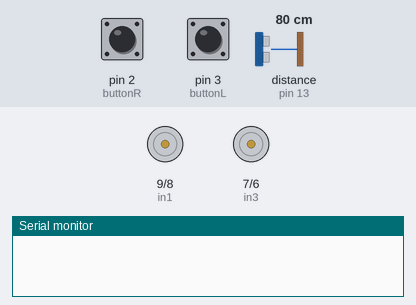
The sketch below on a simulated Arduino Uno, built with avr-gcc and run on an emulated ATmega328P. Parts: motor-driver pin pairs drawn as motors (green arrow = first pin HIGH = forward, orange = second pin HIGH = backward, longer = more drive, scaled by the enable pin), the last lines printed to the serial monitor. The test bench sets the inputs (shaded band); at power-on: pin 2 (buttonR) LOW, pin 3 (buttonL) LOW, distance to the obstacle (sensor on pin 13) 80 cm. The echo pulse lasts 58.3 µs per cm.

Above: at 1.2 s.
1.3 s: pin 2 (buttonR) pulled HIGH for 0.15 s
At 2.1 s:
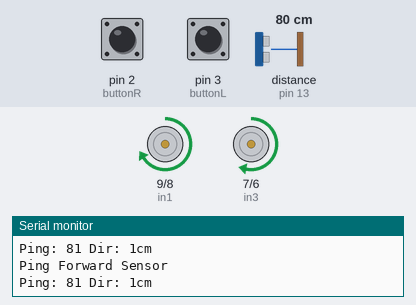
4.4 s: pin 3 (buttonL) pulled HIGH for 1 s
At 6.9 s:
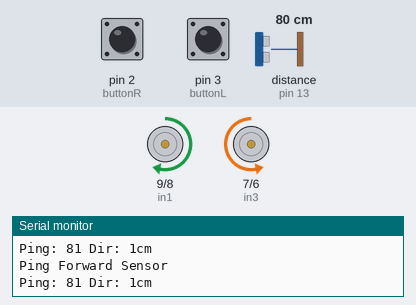
8.4 s: pin 3 (buttonL) pulled HIGH for 3.2 s
14.3 s: pin 3 (buttonL) pulled HIGH for 0.15 s
At 14.7 s:
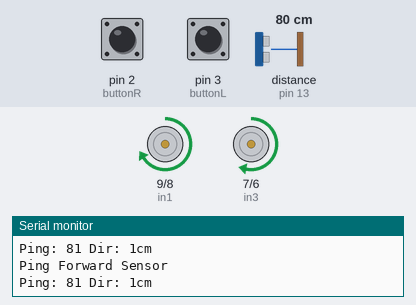
Timing chart, 0 to 18.4 s (numbered marks = the images above; inputs shaded):
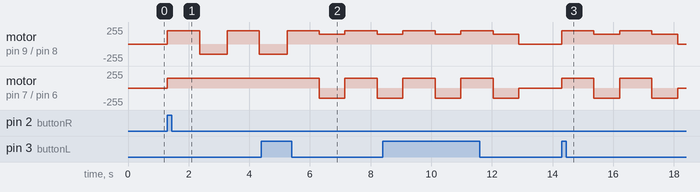

The sketch:

LeftRight.ino
```cpp
#include <NewPing.h>

// configure ultrasonic rangefinger pins...
#define TRIGGER_PIN  12  // Arduino pin tied to trigger pin on the ultrasonic sensor.
#define ECHO_PIN_REV 11  // Arduino pin tied to echo pin on the ultrasonic sensor.
#define ECHO_PIN_FWD 13  // Arduino pin tied to echo pin on the ultrasonic sensor.
#define MAX_DISTANCE 200 // Maximum distance we want to ping for (in centimeters). Maximum sensor distance is rated at 400-500cm.

// configure motor controller pins...
// right motors:
int enR = 10;
int in1 = 9;
int in2 = 8;
// left motors:
int enL = 5;
int in3 = 7;
int in4 = 6;

// constants won't change. They're used here to set pin numbers:
const int buttonR = 2;    // the number of the right switches pin
const int buttonL = 3;     // the number of the left  switches pin

const int adjustLeftMotorsFwd = 49;  // left motors are weaker than right
const int adjustLeftMotorsRev = 5;   // not so much adj needed in reverse

// variables will change:
int buttonRState = 0;       // variable for reading the pushbutton status
int buttonLState = 0;       // variable for reading the pushbutton status

// NewPing setup of pins and maximum distance.
NewPing sonarFwd(TRIGGER_PIN, ECHO_PIN_FWD, MAX_DISTANCE);

// NewPing setup of pins and maximum distance.
NewPing sonarRev(TRIGGER_PIN, ECHO_PIN_REV, MAX_DISTANCE);


unsigned int pingDelay(int duration, int pingdir)
{
  int p = 0;

  for (int i = 1; i < duration / 75; i++) {
    if (pingdir == 1) {
      p = sonarFwd.ping_cm();
      Serial.println("Ping Forward Sensor");
    }
    else {
      p = sonarRev.ping_cm();
      Serial.println("Ping Reverse Sensor");
    }
    Serial.print("Ping: ");
    Serial.print(p);          // Send ping, get distance in cm and print result (0 = outside set distance range)
    Serial.print(" Dir: ");
    Serial.print(pingdir);    // Send ping, get distance in cm and print result (0 = outside set distance range)
    Serial.println("cm ");

    if (p > 0 and p < 50) {
        // turn off motors!
        digitalWrite(in1, LOW);
        digitalWrite(in2, LOW);
        digitalWrite(in3, LOW);
        digitalWrite(in4, LOW);
     // Serial.println("*** STOPPED ***");
    }
    delay(50);  // Wait 50ms between pings (about 20 pings/sec). 29ms should be the shortest delay between pings.
  }
}


void varySpeed(int startSpeed, int endSpeed)
{
  // this function will run the motors across the range of possible speeds
  // note that maximum speed is determined by the motor itself and the operating voltage
  // the PWM values sent by analogWrite() are fractions of the maximum speed possible
  // by your hardware

  // *** this function assumes :
  // ***    robot is already in motion ***
  // ***    robot will be stopped by the calling funtion ***

  if (endSpeed > startSpeed) {    // accelerate to endSpeed
    for (int i = startSpeed; i < endSpeed; i++)
    {
      analogWrite(enR, i);
      analogWrite(enL, (i + adjustLeftMotorsFwd)); // fine-tune LEFT wheels with more power
      delay(20);
    }
  }

  if (endSpeed < startSpeed) {    // decelerate from maximum speed to zero
    for (int i = endSpeed; i >= startSpeed; --i)
    {
      analogWrite(enR, i);
      analogWrite(enL, (i + adjustLeftMotorsRev)); // fine-tune LEFT wheels with more power
      delay(20);
    }
  }
}

void driveForward(int duration, int speed){
  // this function will run the motors in REVERSE at a specified speed

  // turn on right motors - forward
  digitalWrite(in1, HIGH);
  digitalWrite(in2, LOW);
  // turn on left motors - forward
  digitalWrite(in3, HIGH);
  digitalWrite(in4, LOW);

  // set motors to speed in possible range 0~255
  analogWrite(enR, speed);
  analogWrite(enL, (speed + adjustLeftMotorsFwd));

  // accellerate to desired speed
  // varySpeed(75, speed);

  Serial.println("FORWARD");

  // run the motors for this duration
  //delay(duration);
  pingDelay(duration, 1);

  // decellerate to desired speed
  varySpeed(speed, 75);

  // now turn off motors
  digitalWrite(in1, LOW);
  digitalWrite(in2, LOW);
  digitalWrite(in3, LOW);
  digitalWrite(in4, LOW);
}


void driveReverse(int duration, int speed){
  // this function will run the motors in FORWARD at a specified speed

  // turn on right motors - reverse
  digitalWrite(in1, LOW);
  digitalWrite(in2, HIGH);
  // turn on left motors - reverse
  digitalWrite(in3, LOW);
  digitalWrite(in4, HIGH);

  // set motors to speed in possible range 0~255
  analogWrite(enR, speed);
  analogWrite(enL, (speed + adjustLeftMotorsRev));

  // accellerate to desired speed
  // varySpeed(75, speed);

  Serial.println("REVERSE");

  // run the motors for this duration
  // delay(duration);
  pingDelay(duration, 2);

  // decellerate to indicated speed
  // varySpeed(speed, 75);

  // now turn off motors
  digitalWrite(in1, LOW);
  digitalWrite(in2, LOW);
  digitalWrite(in3, LOW);
  digitalWrite(in4, LOW);
}


void spinRight(int duration, int speed)
{
  // this function will run the left motors in reverse at a fixed speed
  // and the right motors forward to attempt a 90 degree left turn

  // turn on right motors - reverse
  digitalWrite(in1, LOW);
  digitalWrite(in2, HIGH);

  // turn on left motors - forward
  digitalWrite(in3, HIGH);
  digitalWrite(in4, LOW);

  // set motors to speed out of possible range 0~255
  analogWrite(enR, speed);
  analogWrite(enL, speed);

  // spin this duration
  delay(duration);

  // now turn off motors
  digitalWrite(in1, LOW);
  digitalWrite(in2, LOW);
  digitalWrite(in3, LOW);
  digitalWrite(in4, LOW);
}

void spinLeft(int duration, int speed)
{
  // this function will run the left motors in reverse at a fixed speed
  // and the right motors forward to attempt a 90 degree left turn

  // turn on right motors - forward
  digitalWrite(in1, HIGH);
  digitalWrite(in2, LOW);

  // turn on left motors - reverse
  digitalWrite(in3, LOW);
  digitalWrite(in4, HIGH);

  // set motors to speed out of possible range 0~255
  analogWrite(enR, speed);
  analogWrite(enL, speed);

  // spin this duration
  delay(duration);

  // now turn off motors
  digitalWrite(in1, LOW);
  digitalWrite(in2, LOW);
  digitalWrite(in3, LOW);
  digitalWrite(in4, LOW);
}

// TESTING NEW FUNCTIONS
void turnRight(int duration)
{
  // run the right motors slower than the left motors to facilitate a left turn

  // turn on right motors  -> Forward
  digitalWrite(in1, HIGH);
  digitalWrite(in2, LOW);

  // turn on left motors -> Forward
  digitalWrite(in3, HIGH);
  digitalWrite(in4, LOW);

  // set right motors in slow speed
  analogWrite(enR, 75);

   // set left motors in high speed
  analogWrite(enL, (225));

  // turn this duration
  delay(duration);

  // stop motors - for now
  digitalWrite(in1, LOW);
  digitalWrite(in2, LOW);
  digitalWrite(in3, LOW);
  digitalWrite(in4, LOW);
}

void turnLeft(int duration)
{
  // this function will run the left motors slower than the
  // right motors forward to facilitate a left turn

  // turn on left motors  -> Forward
  digitalWrite(in1, HIGH);
  digitalWrite(in2, LOW);

  // turn on right motors -> Forward
  digitalWrite(in3, HIGH);
  digitalWrite(in4, LOW);

  // set right motors in high speed
  analogWrite(enR, 186);

  // set left motors in slow speed
  analogWrite(enL, (75));

  // turn this duration
  delay(duration);

  // stop motors - for now
  digitalWrite(in1, LOW);
  digitalWrite(in2, LOW);
  digitalWrite(in3, LOW);
  digitalWrite(in4, LOW);
}

void setup() {
  // set all the motor control pins to outputs
  pinMode(enR, OUTPUT);
  pinMode(enL, OUTPUT);
  pinMode(in1, OUTPUT);
  pinMode(in2, OUTPUT);
  pinMode(in3, OUTPUT);
  pinMode(in4, OUTPUT);

  // initialize the pushbuttons:
  pinMode(buttonR, INPUT);
  pinMode(buttonL, INPUT);


  // Open serial monitor at 115200 baud to see ping results.
  Serial.begin(115200);
}

void loop() {

  // read the state of the pushbuttons:
  buttonRState = digitalRead(buttonR);
  buttonLState = digitalRead(buttonL);

  // check if a pushbutton is pressed.
  if (buttonRState == HIGH) {
    Serial.println("RIGHT BUTTON");
    driveForward(1500,150);     // duration (in milliseconds) and speed (0 to 255)
    //turnRight(3000);          // turn 180 degrees RIGHT
    spinRight(910, 150);        // duration (in milliseconds) and speed (0 to 255)
    driveForward(1500,150);     // duration (in milliseconds) and speed (0 to 255)
    //turnRight(3000);          // turn 180 degrees RIGHT
    spinRight(910, 150);        // duration (in milliseconds) and speed (0 to 255)
  }

  if (buttonLState == HIGH) {
    Serial.println("LEFT BUTTON");
    driveForward(1500,150);     // duration (in milliseconds) and speed (0 to 255)
    //turnLeft(2200);           // turn 180 degrees LEFT
    spinLeft(850, 150);         // duration (in milliseconds) and speed (0 to 255)
    driveForward(1500,150);     // duration (in milliseconds) and speed (0 to 255)
    //turnLeft(2200);           // turn 180 degrees LEFT
    spinLeft(850, 150);         // duration (in milliseconds) and speed (0 to 255)
  }

}
```

Measured:
- after the input at 1.3 s, motor on pin 9 (in1) / pin 8 (in2): alternates forward 199/255 for 1.1 s and backward 150/255 for 0.91 s, starting at once; motor on pin 7 (in3) / pin 6 (in4): stopped → forward 150/255 at once
- after the input at 4.4 s, motor on pin 7 (in3) / pin 6 (in4): forward 150/255 → backward 150/255 after 1.9 s, → forward 150/255 0.85 s later, → backward 150/255 1.1 s later
